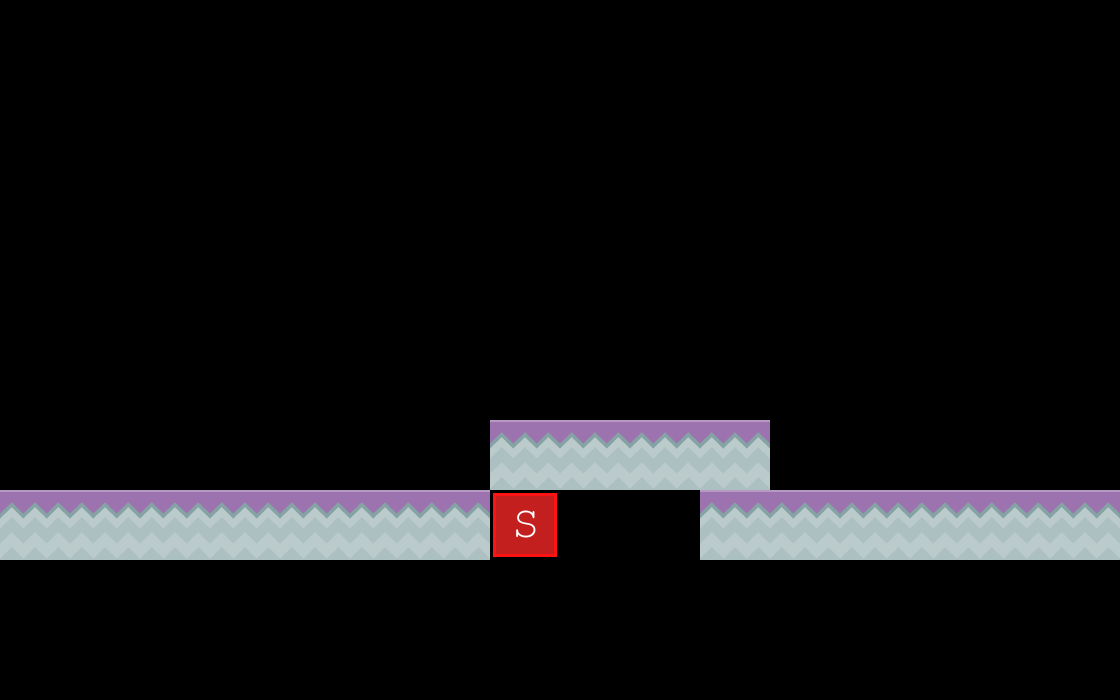

This game map was drawn from its Tiled (.tmx) file and the tilesets committed beside it. A one-line description and the trimmed map source follow:
An orthogonal 16x10 tile map with 70x70 px tiles, 2 tile layers (collision, background), 2 tilesets.

<map version="1.0" orientation="orthogonal" renderorder="right-down" width="16" height="10" tilewidth="70" tileheight="70">
 <tileset firstgid="1" name="meta-tiles" tilewidth="70" tileheight="70">
  <image source="../img/meta-tiles.png" width="350" height="70" />
 </tileset>
 <tileset firstgid="6" name="background-tiles" tilewidth="70" tileheight="70">
  <image source="../img/background-tiles.png" width="910" height="910" />
 </tileset>
 <layer name="collision" width="16" height="10">
  <data>[160 cells, 18 non-empty, 1 distinct tile ids]</data>
 </layer>
 <layer name="background" width="16" height="10">
  <data>[160 cells, 17 non-empty, 1 distinct tile ids]</data>
 </layer>
</map>
